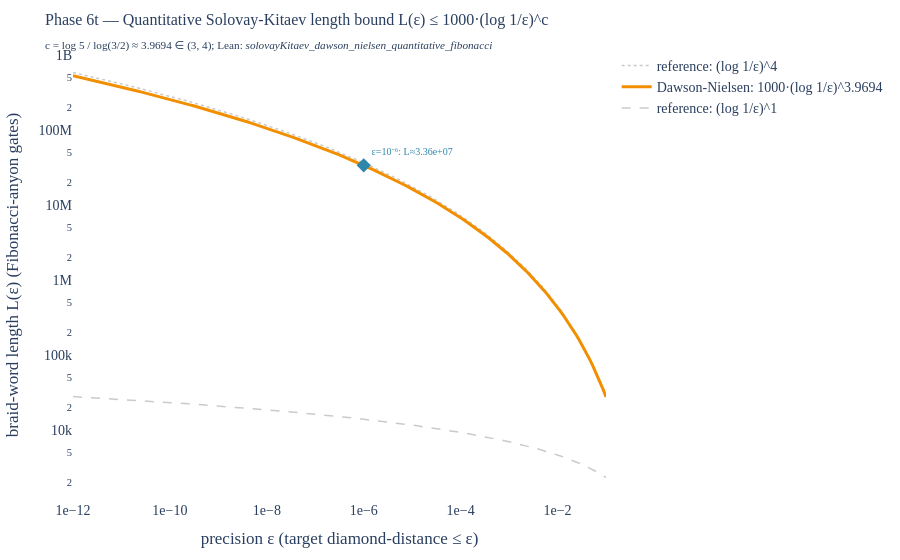

Notebook source saved alongside this figure:
### Markdown cell above
## How does the length scale with precision?

The figure below shows the polylogarithmic length bound across 12
decades of precision. Notice:

- The Dawson-Nielsen scaling (amber curve) sits **between** the
  linear $\log(1/\varepsilon)$ scaling (lower dashed) and the
  quartic $(\log 1/\varepsilon)^4$ scaling (upper dotted).
- This is the formally verified content of `three_lt_skLengthExponent`
  and `skLengthExponent_lt_four`: $3 < c < 4$, machine-checked.
- At even the highest practical precisions (ε ≈ 10⁻¹²), the bound
  remains comfortably **polynomial in $\log(1/\varepsilon)$** rather
  than blowing up exponentially.

### Code cell
from src.core.visualizations import fig_sk_length_bound_curve

fig = fig_sk_length_bound_curve()
fig.show()

# viz-ref: fig_sk_length_bound_curve

### Figure 1 — Plotly figure (JSON) as saved in the notebook; plotly's stock layout.template omitted (floating-point values rounded to 4 significant figures; data arrays with more than 128 entries replaced by an {"elided": "..."} marker saying what was removed)
{"data": [{"line": {"color": "rgba(180,180,180,0.7)", "dash": "dot", "width": 1.5}, "mode": "lines", "name": "reference: (log 1/ε)^4", "type": "scatter", "x": {"elided": "200 float values"}, "y": {"elided": "200 float values"}}, {"line": {"color": "#F18F01", "width": 3}, "mode": "lines", "name": "Dawson-Nielsen: 1000·(log 1/ε)^3.9694", "type": "scatter", "x": {"elided": "200 float values"}, "y": {"elided": "200 float values"}}, {"line": {"color": "rgba(180,180,180,0.7)", "dash": "dash", "width": 1.5}, "mode": "lines", "name": "reference: (log 1/ε)^1", "type": "scatter", "x": {"elided": "200 float values"}, "y": {"elided": "200 float values"}}, {"marker": {"color": "#2E86AB", "size": 11, "symbol": "diamond"}, "mode": "markers+text", "name": "ε = 10⁻⁶", "showlegend": false, "text": ["ε=10⁻⁶: L≈3.36e+07"], "textfont": {"color": "#2E86AB", "size": 10}, "textposition": "top right", "type": "scatter", "x": [1e-06], "y": [33610000.0]}], "layout": {"font": {"family": "CMU Serif, Computer Modern, Times New Roman, serif", "size": 14}, "height": 560, "margin": {"b": 60, "l": 70, "r": 30, "t": 50}, "paper_bgcolor": "white", "plot_bgcolor": "white", "title": {"font": {"family": "CMU Serif, Computer Modern, Times New Roman, serif", "size": 16}, "text": "Phase 6t — Quantitative Solovay-Kitaev length bound L(ε) ≤ 1000·(log 1/ε)^c<br><sub>c = log 5 / log(3/2) ≈ 3.9694 ∈ (3, 4); Lean: <i>solovayKitaev_dawson_nielsen_quantitative_fibonacci</i></sub>"}, "width": 900, "xaxis": {"tickformat": ".0e", "title": {"text": "precision ε (target diamond-distance ≤ ε)"}, "type": "log"}, "yaxis": {"title": {"text": "braid-word length L(ε) (Fibonacci-anyon gates)"}, "type": "log"}}}
